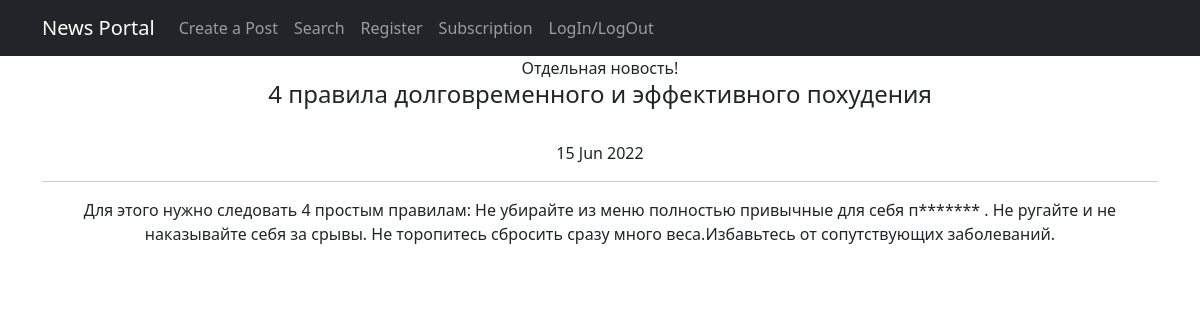
/posts/1, run on the app's committed database.
### NewsPortal/models.py (models this page shows, shortened)
class Post(models.Model):
    author = models.ForeignKey(Author, on_delete=models.CASCADE)    #публикация имеет связь один к многим, поскольку
    NEWS = 'NW'
    ARTICLE = 'AR'
    CATEGORY_CHOICES = (
        (NEWS, 'Новость'),
        (ARTICLE, 'Статья'),
    )
    category_type = models.CharField(max_length=2, choices=CATEGORY_CHOICES, default=ARTICLE)   #поле категории
    datecreation = models.DateTimeField(auto_now_add=True)  #выбираем свойство сохранения автоматического время создания
    postCategory = models.ManyToManyField(Category, through='PostCategory')     #связь многие к многим, поскольку
    title = models.CharField(max_length=128)    #ставим среднее колисетво символов для названия
    text = models.TextField()   #неограниченное количсество символов для самой новости или статьи
    rating = models.SmallIntegerField(default=0)    #рейтинг статьи по умолчанию 0

### NewsPortal/views.py (the view)
# urls.py: path('<int:pk>', PostDetail.as_view(), name='post_detail'),
class PostDetail(DetailView):
    model = Post
    template_name = 'post.html'
    context_object_name = 'post'

### NewsPortal/templatetags/cencor_filter.py (called while the page is built)
@register.filter(name='censor')
def censor(value):
    for word in value.split():
        if word.lower() in CENSOR_LIST:
            x = word.replace(word[1:], '*' * (len(word)-1))
            value = value.replace(word, x)
            return value
    return value

### templates/post.html
{% extends 'flatpages/default.html' %}
{% load cencor_filter %}
{% block title %}
Отдельная новость!
{% endblock title %}
{% block content %}
<h4>{{ post.title}}</h4>
<br>{{ post.datecreation|date:'d M Y' }}</br>
<hr>
{{ post.text|censor }}
{% endblock content %}

### data on the page
Post: title "4 правила долговременного и эффективного похудения", datecreation "15 Jun 2022", text|censor "Для этого нужно следовать 4 простым правилам: Не убирайте из меню полностью привычные для себя п******* . Не ругайте и не наказывайте себя за срывы. Не торопитесь сбросить сразу много веса.Избавьтесь от сопутствующих заболеваний."
